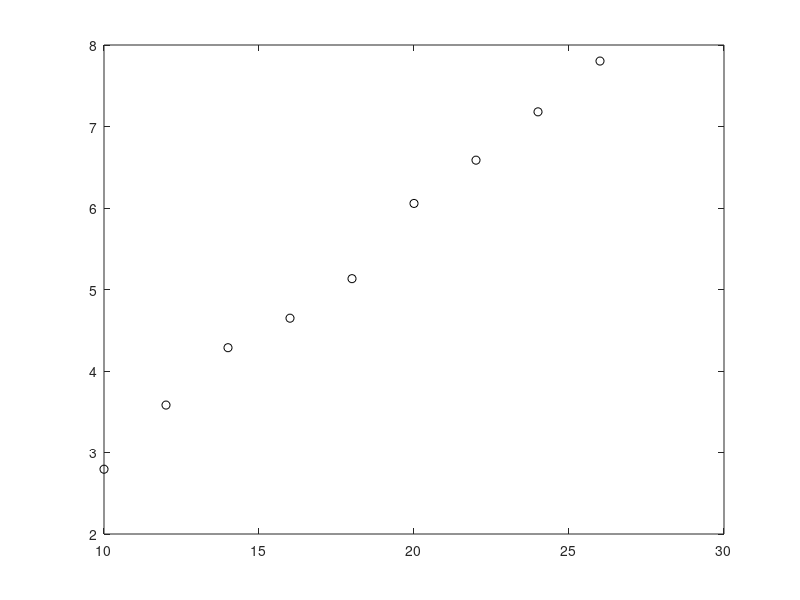

Write the MATLAB code that produced this figure.
u =(10:2:26);
i =[0.065 0.081 0.099 0.117 0.137 0.156 0.177 0.200 0.220];
v1=[2.795 3.582 4.286 4.648 5.133 6.056 6.587 7.180 7.803];
r=0.5*103.84*10^(-3);
s=pi*r*r;
rho=1.185;
p0=u.*i
p1=0.5.*rho.*s.*(v1.^3)
ita=p1./p0

plot(u, v1, 'ok');
